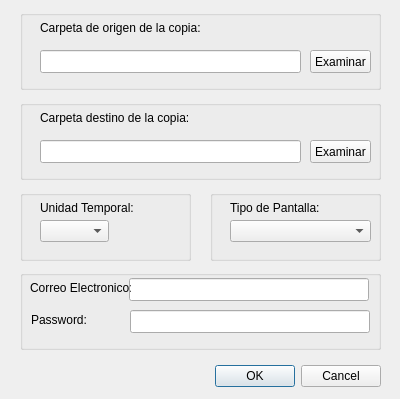
<?xml version="1.0" encoding="UTF-8"?>
<ui version="4.0">
 <class>DialogConfiguration</class>
 <widget class="QDialog" name="DialogConfiguration">
  <property name="geometry">
   <rect>
    <x>0</x>
    <y>0</y>
    <width>400</width>
    <height>399</height>
   </rect>
  </property>
  <property name="windowTitle">
   <string>Configuración</string>
  </property>
  <widget class="QDialogButtonBox" name="btn_ok_cancel">
   <property name="geometry">
    <rect>
     <x>210</x>
     <y>360</y>
     <width>171</width>
     <height>32</height>
    </rect>
   </property>
   <property name="orientation">
    <enum>Qt::Horizontal</enum>
   </property>
   <property name="standardButtons">
    <set>QDialogButtonBox::Cancel|QDialogButtonBox::Ok</set>
   </property>
  </widget>
  <widget class="QGroupBox" name="gb_origen">
   <property name="geometry">
    <rect>
     <x>20</x>
     <y>10</y>
     <width>361</width>
     <height>80</height>
    </rect>
   </property>
   <widget class="QLabel" name="label">
    <property name="geometry">
     <rect>
      <x>20</x>
      <y>10</y>
      <width>161</width>
      <height>16</height>
     </rect>
    </property>
    <property name="text">
     <string>Carpeta de origen de la copia:</string>
    </property>
   </widget>
   <widget class="QLineEdit" name="txt_origen">
    <property name="geometry">
     <rect>
      <x>20</x>
      <y>40</y>
      <width>261</width>
      <height>23</height>
     </rect>
    </property>
   </widget>
   <widget class="QPushButton" name="btn_examinar_origen">
    <property name="geometry">
     <rect>
      <x>290</x>
      <y>40</y>
      <width>61</width>
      <height>23</height>
     </rect>
    </property>
    <property name="text">
     <string>Examinar</string>
    </property>
   </widget>
  </widget>
  <widget class="QGroupBox" name="gb_destino">
   <property name="geometry">
    <rect>
     <x>20</x>
     <y>100</y>
     <width>361</width>
     <height>80</height>
    </rect>
   </property>
   <widget class="QLabel" name="label_3">
    <property name="geometry">
     <rect>
      <x>20</x>
      <y>10</y>
      <width>161</width>
      <height>16</height>
     </rect>
    </property>
    <property name="text">
     <string>Carpeta destino de la copia:</string>
    </property>
   </widget>
   <widget class="QLineEdit" name="txt_destino">
    <property name="geometry">
     <rect>
      <x>20</x>
      <y>40</y>
      <width>261</width>
      <height>23</height>
     </rect>
    </property>
   </widget>
   <widget class="QPushButton" name="btn_examinar_destino">
    <property name="geometry">
     <rect>
      <x>290</x>
      <y>40</y>
      <width>61</width>
      <height>23</height>
     </rect>
    </property>
    <property name="text">
     <string>Examinar</string>
    </property>
   </widget>
  </widget>
  <widget class="QGroupBox" name="gb_unidad">
   <property name="geometry">
    <rect>
     <x>20</x>
     <y>190</y>
     <width>171</width>
     <height>71</height>
    </rect>
   </property>
   <widget class="QLabel" name="label_4">
    <property name="geometry">
     <rect>
      <x>20</x>
      <y>10</y>
      <width>101</width>
      <height>16</height>
     </rect>
    </property>
    <property name="text">
     <string>Unidad Temporal:</string>
    </property>
   </widget>
   <widget class="QComboBox" name="cb_unidad">
    <property name="geometry">
     <rect>
      <x>20</x>
      <y>30</y>
      <width>69</width>
      <height>22</height>
     </rect>
    </property>
   </widget>
  </widget>
  <widget class="QGroupBox" name="gb_pantalla">
   <property name="geometry">
    <rect>
     <x>210</x>
     <y>190</y>
     <width>171</width>
     <height>71</height>
    </rect>
   </property>
   <widget class="QLabel" name="label_5">
    <property name="geometry">
     <rect>
      <x>20</x>
      <y>10</y>
      <width>91</width>
      <height>16</height>
     </rect>
    </property>
    <property name="text">
     <string>Tipo de Pantalla:</string>
    </property>
   </widget>
   <widget class="QComboBox" name="cb_pantalla">
    <property name="geometry">
     <rect>
      <x>20</x>
      <y>30</y>
      <width>141</width>
      <height>22</height>
     </rect>
    </property>
   </widget>
  </widget>
  <widget class="QGroupBox" name="gb_compartir">
   <property name="geometry">
    <rect>
     <x>20</x>
     <y>270</y>
     <width>361</width>
     <height>80</height>
    </rect>
   </property>
   <property name="title">
    <string/>
   </property>
   <widget class="QLineEdit" name="txt_correo">
    <property name="geometry">
     <rect>
      <x>109</x>
      <y>8</y>
      <width>240</width>
      <height>23</height>
     </rect>
    </property>
    <property name="text">
     <string/>
    </property>
   </widget>
   <widget class="QLabel" name="label_6">
    <property name="geometry">
     <rect>
      <x>10</x>
      <y>10</y>
      <width>101</width>
      <height>16</height>
     </rect>
    </property>
    <property name="text">
     <string>Correo Electronico:</string>
    </property>
   </widget>
   <widget class="QLabel" name="label_7">
    <property name="geometry">
     <rect>
      <x>11</x>
      <y>42</y>
      <width>91</width>
      <height>16</height>
     </rect>
    </property>
    <property name="text">
     <string>Password:</string>
    </property>
   </widget>
   <widget class="QLineEdit" name="txt_password">
    <property name="geometry">
     <rect>
      <x>110</x>
      <y>40</y>
      <width>240</width>
      <height>23</height>
     </rect>
    </property>
    <property name="text">
     <string/>
    </property>
    <property name="echoMode">
     <enum>QLineEdit::Password</enum>
    </property>
   </widget>
  </widget>
 </widget>
 <resources/>
 <connections>
  <connection>
   <sender>btn_ok_cancel</sender>
   <signal>accepted()</signal>
   <receiver>DialogConfiguration</receiver>
   <slot>accept()</slot>
   <hints>
    <hint type="sourcelabel">
     <x>248</x>
     <y>254</y>
    </hint>
    <hint type="destinationlabel">
     <x>157</x>
     <y>274</y>
    </hint>
   </hints>
  </connection>
  <connection>
   <sender>btn_ok_cancel</sender>
   <signal>rejected()</signal>
   <receiver>DialogConfiguration</receiver>
   <slot>reject()</slot>
   <hints>
    <hint type="sourcelabel">
     <x>316</x>
     <y>260</y>
    </hint>
    <hint type="destinationlabel">
     <x>286</x>
     <y>274</y>
    </hint>
   </hints>
  </connection>
 </connections>
</ui>
